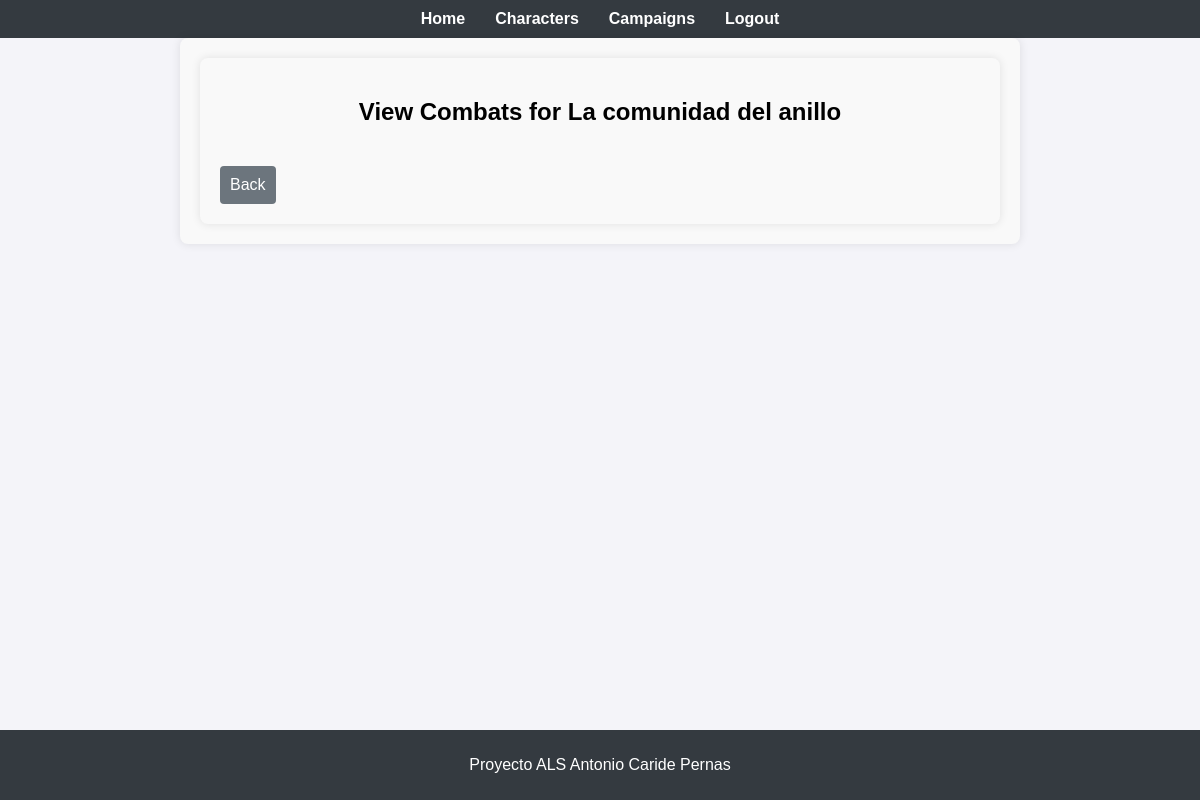
/combats/2/view_combats (signed in), run on an earlier commit of the app's database.
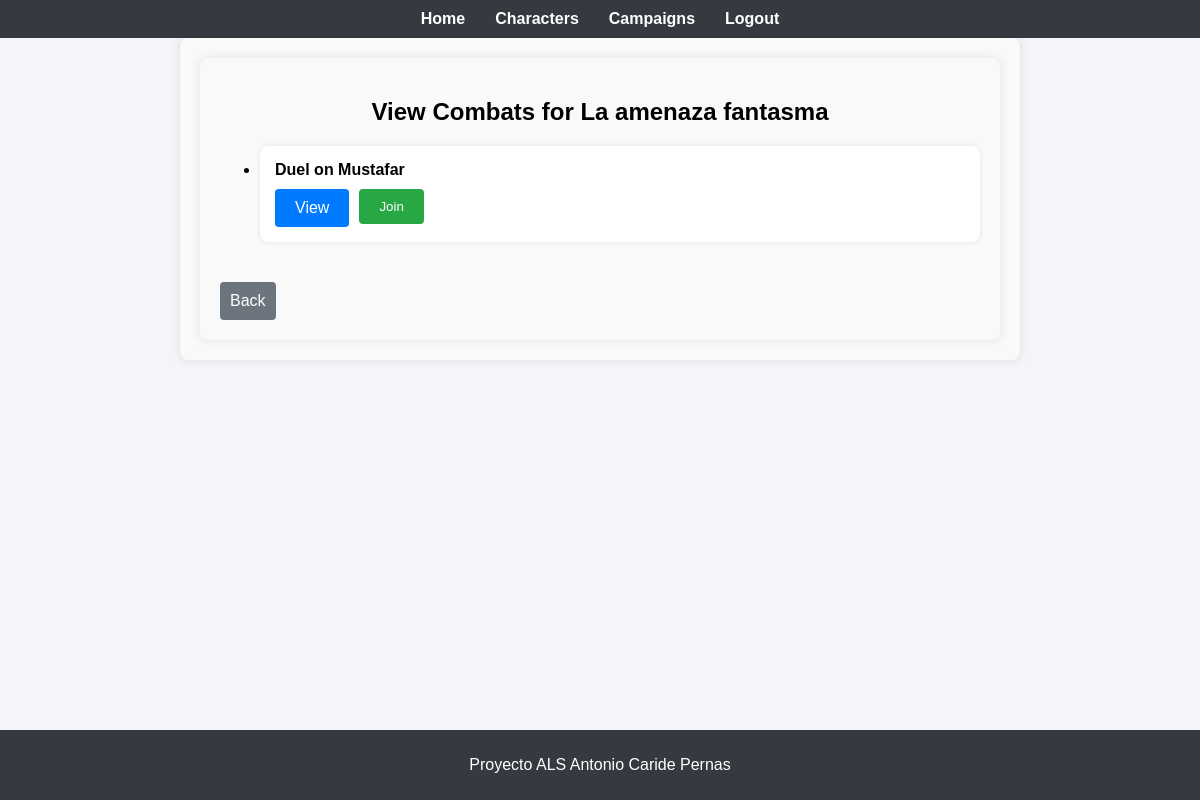
And on a later commit of the database.
### app/models/campaign.py (models this page shows, shortened)
class Campaign(db.Model):
    id = db.Column(db.Integer, primary_key=True)
    name = db.Column(db.String(150), nullable=False)
    master_id = db.Column(db.Integer, db.ForeignKey('user.id'), nullable=False)
    is_public = db.Column(db.Boolean, default=False)
    allowed_players = db.relationship('User', secondary=allowed_players, lazy='subquery',
                                      backref=db.backref('campaigns', lazy=True))

### app/models/combat.py (models this page shows, shortened)
class Combat(db.Model):
    id = db.Column(db.Integer, primary_key=True)
    name = db.Column(db.String(150), nullable=False)
    campaign_id = db.Column(db.Integer, db.ForeignKey('campaign.id'), nullable=False)
    participants = db.relationship('Character', secondary=combat_participants, backref='combats')
    active = db.Column(db.Boolean, default=False)
    participants_data = db.Column(db.JSON, nullable=True)  # New field for storing participants' data

### app/routes/combats.py (the view)
@combats_bp.route('/<int:campaign_id>/view_combats', methods=['GET'])
@login_required
def view_combats(campaign_id):
    campaign = Campaign.query.get_or_404(campaign_id)
    combats = Combat.query.filter_by(campaign_id=campaign_id).all()
    return render_template('combats/view_combats.html', campaign=campaign, combats=combats)

### app/templates/combats/view_combats.html (shortened to what this page needs)
{% extends "base.html" %}
{% block content %}
<div class="container">
    <h2>View Combats for {{ campaign.name }}</h2>
    <ul>
        {% for combat in combats %}
        <li class="combat-item">
            <strong>{{ combat.name }}</strong>
            <div class="button-group">
                <a href="{{ url_for('combats.view_combat', combat_id=combat.id) }}" class="btn view-btn">View</a>
                {% if current_user.role == 'master' %}
                <a href="{{ url_for('combats.edit_combat', combat_id=combat.id) }}" class="btn edit-btn">Edit</a>
                <form method="POST" action="{{ url_for('combats.delete_combat', combat_id=combat.id) }}" style="display:inline;">
                    <button type="submit" class="btn delete-btn">Delete</button>
                </form>
                <a href="{{ url_for('combats.fight_combat', combat_id=combat.id) }}" class="btn fight-btn">Fight</a>
                {% else %}
                {% set character_in_combat = combat.participants | selectattr('id', 'equalto', current_user.id) | list %}
                {% if character_in_combat %}
                <form method="POST" action="{{ url_for('combats.leave_combat', combat_id=combat.id) }}" style="display:inline;">
                    <button type="submit" class="btn leave-btn">Leave</button>
                </form>
                <a href="{{ url_for('combats.fight_combat', combat_id=combat.id) }}" class="btn fight-btn">Fight</a>
                {% else %}
                <form method="POST" action="{{ url_for('combats.join_combat', combat_id=combat.id) }}" style="display:inline;">
                    <button type="submit" class="btn join-btn">Join</button>
                </form>
                {% endif %}
                {% endif %}
            </div>
        </li>
        {% endfor %}
    </ul>
    <a href="{{ url_for('campaigns.play_campaign', campaign_id=campaign.id) }}" class="back-button">Back</a>
</div>
{% endblock %}

What changed in the data, as far as the page shows it:
changed Campaign: name "La comunidad del anillo" → "La amenaza fantasma"
added Combat: name "Duel on Mustafar"
